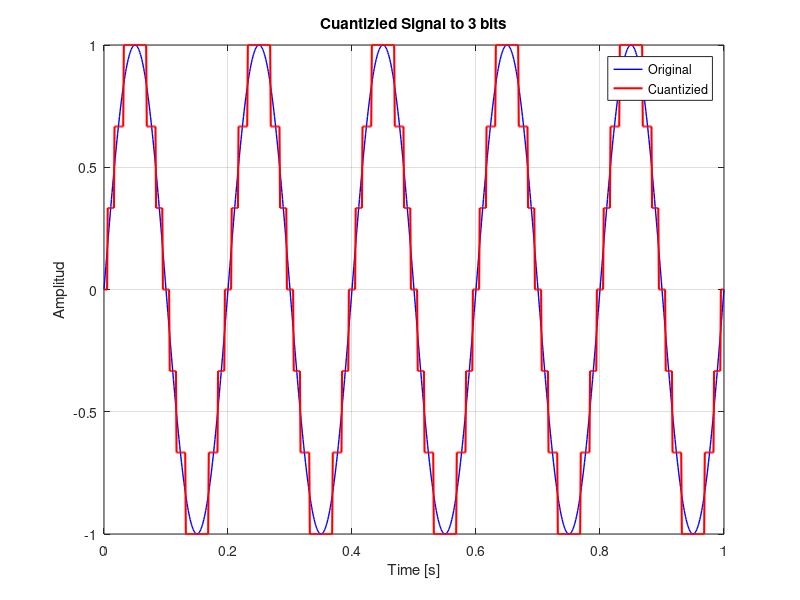

The MATLAB source for this figure:
# Generate a sinusoidal digital signal specifying the corresponding parameters 
# and its amplitude at different resolutions. Graph the signal.
clear; # Eliminate variables
clc; # Cleans console
close all; # Closes previous graphics

% Exercise 1
# Parameters of the signal fs, t, f, x
fs = 1000;  % Sampling frequency

# Begin:Step:End ==> 0:1/1000=0.001:1 ==> 1 second of signal with steps of 1ms
# 0, 0.001, 0.002, 0.003, ...., 1
t = 0:1/fs:1;  % Time Vector

# Signal completes 5 cycles per second
f = 5;  % Signal frecuency
x = sin(2 * pi * f * t);  % Sinusoidal signal

# Cuantization
# Amplitud will be represented with 3 bits
bits = 3;  % Cuantization bits
# 8 levels of cuantization
# Amplitud will take only 8 possible values
levels = 2^bits;  % Cuantization levels

# (x+1) = before: [-1,1] => after: [0,2] avoid negative values to cuantify
# * (levels/2 - 1) = 3 => [0,2] to [0,6]
# round(....) => (0,1,2,3,4,5,6) discrete levels
# / (levels/2 - 1) => [0,6] to [0,2]
# -1 => [0,2] to [-1,1]
# This formula transforms continual signal in an aproximation with few levels
# With 3 bits, signal can't take any amplitud, just some.
# Cuantized signal it's like a type of stairs
x_quantized = round((x + 1) * (levels/2 - 1)) / (levels/2 - 1) - 1;

# Make graph
plot(t, x, 'b', 'LineWidth', 1); # Graph original´ signal x in blue ('b')
hold on; # Wait until other graph is draw inside this actual graph. Don't borrow actual signal
plot(t, x_quantized, 'r', 'LineWidth', 1.5); # Draws cuantizied signal in red ('r') and a little bit more width
xlabel('Time [s]'); # X Axis
ylabel('Amplitud'); # Y Axis
title(['Cuantizied Signal to ', num2str(bits), ' bits']);
legend('Original', 'Cuantizied'); # Adds leyend
grid on; # Activates grid
